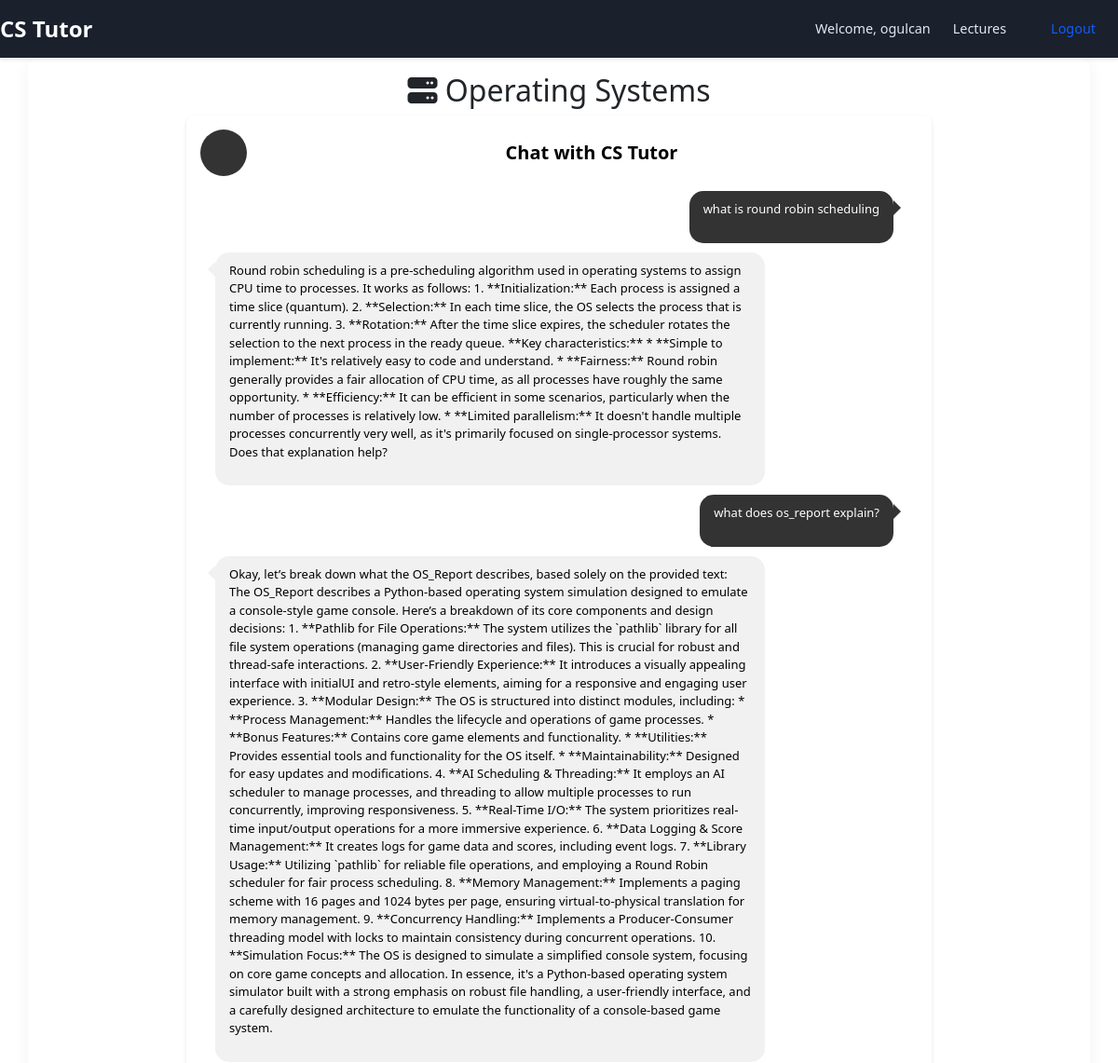
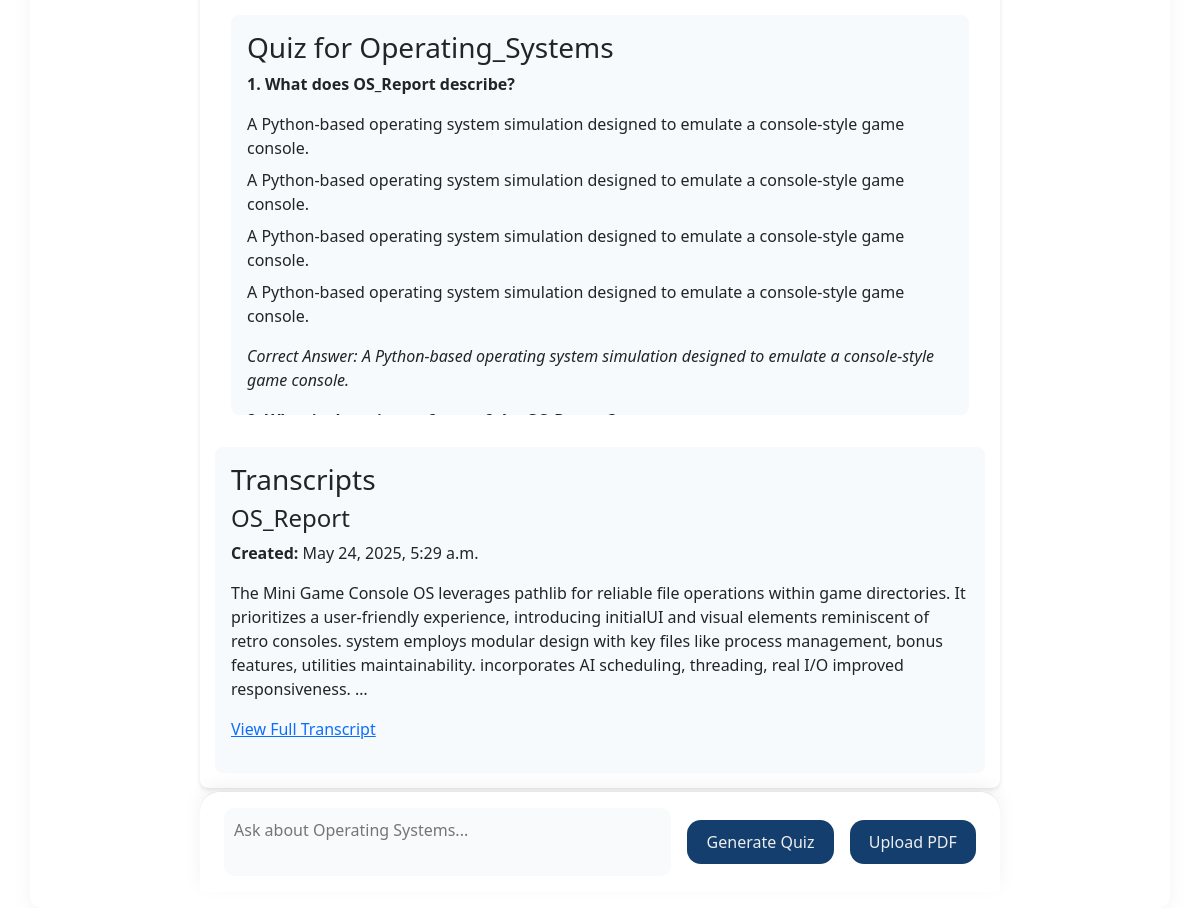
The app's page /lecture/operating_systems/ (signed in) with its own data (2 pictures, top to bottom).
### ai_model/models.py (models this page shows, shortened)
class ChatHistory(models.Model):
    user = models.ForeignKey(User, on_delete=models.CASCADE)
    lecture = models.CharField(max_length=100)
    user_input = models.TextField()
    bot_response = models.TextField()
    message_id = models.CharField(max_length=100, blank=True)
    created_at = models.DateTimeField(auto_now_add=True)
    class Meta:
        constraints = [
            models.UniqueConstraint(
                fields=['user', 'lecture', 'user_input'],
                name='unique_chat_entry'
            )
        ]

class Quiz(models.Model):
    user = models.ForeignKey(User, on_delete=models.CASCADE)
    lecture = models.CharField(max_length=100)
    question = models.TextField()
    options = models.JSONField()
    correct_answer = models.TextField()
    created_at = models.DateTimeField(auto_now_add=True)
    class Meta:
        ordering = ['created_at']

class Transcript(models.Model):
    user = models.ForeignKey(User, on_delete=models.CASCADE)
    lecture = models.CharField(max_length=100)
    title = models.CharField(max_length=255)
    transcript_text = models.TextField()
    created_at = models.DateTimeField(auto_now_add=True)
    class Meta:
        ordering = ['-created_at']

### ai_model/views.py (the view, shortened to what this page needs)
# urls.py: path('lecture/<str:lecture_name>/', views.lecture_view, name='lecture'),
@login_required
def lecture_view(request, lecture_name):
    lecture_config = {
        'algorithms_data_structures': {
            'prompt_file': 'algorithms_data_structures.txt',
            'template': 'lecture_chat.html',
            'lecture_id': 'algorithms_data_structures',
            'title': 'Algorithms and Data Structures'
        },
        'networking': {
            'prompt_file': 'networking.txt',
            'template': 'lecture_chat.html',
            'lecture_id': 'networking',
            'title': 'Networking'
        },
        'operating_systems': {
            'prompt_file': 'operating_systems.txt',
            'template': 'lecture_chat.html',
            'lecture_id': 'operating_systems',
            'title': 'Operating Systems'
        },
    }
    config = lecture_config.get(lecture_name)
    if not config:
        logger.warning(f"Invalid lecture: {lecture_name}")
        return redirect('lecture_list')
    start_time = time.time()
    cache_key = f"chat_history:{request.user.id}:{lecture_name}"
    chat_history = cache.get(cache_key)
    if chat_history is None:
        logger.info(f"Cache miss for {cache_key}, querying SQLite")
        chat_history = ChatHistory.objects.filter(
            user=request.user,
            lecture=lecture_name
        ).order_by('created_at')
        seen = {}
        deduplicated = []
        for entry in chat_history:
            key = (entry.user_id, entry.lecture, entry.user_input.lower().strip())
            if key not in seen or entry.created_at > seen[key].created_at:
                seen[key] = entry
        deduplicated = list(seen.values())
        chat_history = deduplicated
        if chat_history:
            cache.set(cache_key, chat_history, timeout=3600)
            logger.info(
                f"Cached {cache_key}, {len(chat_history)} entries, time: {time.time() - start_time:.3f}s"
            )
        else:
            logger.debug(f"Not caching empty chat history for {cache_key}")
    logger.debug(
        f"Chat history for {cache_key}: {len(chat_history)} entries, "
        f"message_ids={[entry.message_id for entry in chat_history]}"
    )
    quizzes = Quiz.objects.filter(user=request.user, lecture=lecture_name).order_by('created_at')
    transcripts = Transcript.objects.filter(user=request.user, lecture=lecture_name).order_by('-created_at')
    return render(request, config['template'], {
        "chat_history": chat_history,
        "quizzes": quizzes,
        "transcripts": transcripts,
        "lecture_name": lecture_name,
        "lecture_title": config['title'],
        "lecture_config": lecture_config,
    })

### templates/lecture_chat.html (shortened to what this page needs)
<!DOCTYPE html>
<html lang="en">
  {% load static %}
  <head>
    <link rel="stylesheet" href="{% static 'css/style.css' %}" />
    <link rel="stylesheet" href="{% static 'css/chat.css' %}" />
    <link rel="stylesheet" href="{% static 'css/lecture_chat.css' %}" />
    <link
      rel="stylesheet"
      href="https://cdnjs.cloudflare.com/ajax/libs/font-awesome/6.4.0/css/all.min.css"
    />
    <link href="https://cdn.jsdelivr.net/npm/bootstrap@5.3.0/dist/css/bootstrap.min.css" rel="stylesheet">
  </head>
  <body>
    <header>
      <nav class="navbar">
        <a href="{% url 'lecture_list' %}" class="nav-brand">CS Tutor</a>
        <div class="nav-links">
          <span>Welcome, {{ request.user.username }}</span>
          <a href="{% url 'lecture_list' %}">Lectures</a>
          <form
            method="post"
            action="{% url 'logout' %}"
            style="display: inline"
          >
            <button type="submit" class="nav-button">Logout</button>
          </form>
        </div>
      </nav>
    </header>
    <main class="container">
      <h2>
        <i
          class="fas {% if lecture_name == 'algorithms_data_structures' %}fa-code{% elif lecture_name == 'networking' %}fa-network-wired{% else %}fa-server{% endif %}"
        ></i>
        {{ lecture_title }}
      </h2>
      <div class="card-container">
        <div class="card-header">
          <div class="img-avatar"></div>
          <div class="text-chat">Chat with CS Tutor</div>
        </div>
        <div class="card-body">
          <div class="messages-container" id="chat-box">
            {% include "partials/lecture_chat.html" %}
          </div>
          <div class="transcript-container">
            <h3>Transcripts</h3>
            <ul>
              {% for transcript in transcripts %}
              <li class="transcript-item">
                <h4>{{ transcript.title }}</h4>
                <p><strong>Created:</strong> {{ transcript.created_at }}</p>
                <p>{{ transcript.transcript_text|truncatewords:50 }}</p>
                <a href="{% url 'transcript_detail' transcript.id %}">View Full Transcript</a>
              </li>
              {% empty %}
              <li class="no-transcripts">No transcripts available. <a href="#" data-bs-toggle="modal" data-bs-target="#uploadModal">Upload PDF</a></li>
              {% endfor %}
            </ul>
          </div>
        </div>
      </div>
      <div class="message-input">
        <form method="post" id="chat-form">
          <textarea
            name="question"
            id="user-question"
            placeholder="Ask about {{ lecture_title }}..."
            class="message-send"
            required
          ></textarea>
        </form>
        <button class="action-button" id="quiz-generate">Generate Quiz</button>
        <button class="action-button" data-bs-toggle="modal" data-bs-target="#uploadModal">Upload PDF</button>
      </div>
    </main>
  </body>
</html>

### templates/partials/lecture_chat.html
{% for message in chat_history %}
  {% if message.user_input %}
    <div class="message-box right" data-id="msg-{{ message.message_id|default_if_none:'unknown' }}">
      <p>{{ message.user_input }}</p>
    </div>
  {% endif %}
  {% if message.bot_response %}
    <div class="message-box left" data-id="msg-{{ message.message_id|default_if_none:'unknown' }}-response">
      <p>{{ message.bot_response }}</p>
    </div>
  {% endif %}
{% endfor %}
{% if quizzes %}
  <div class="quiz-container">
    <h3>Quiz for {{ lecture_name|title }}</h3>
    {% for quiz in quizzes %}
      <div class="quiz-question">
        <p><strong>{{ forloop.counter }}. {{ quiz.question }}</strong></p>
        <ul>
          {% for option in quiz.options %}
            <li>{{ option }}</li>
          {% endfor %}
        </ul>
        <p><em>Correct Answer: {{ quiz.correct_answer }}</em></p>
      </div>
    {% endfor %}
  </div>
{% endif %}

### static/css/style.css (style rules this page uses)
* { box-sizing: border-box; margin: 0; padding: 0; }
body { font-family: "Inter", -apple-system, BlinkMacSystemFont, "Segoe UI", Roboto, sans-serif; background-color: #f5f7fa; color: #2d3748; line-height: 1.6; }
.navbar { background-color: #1a202c; padding: 1rem 2rem; display: flex; justify-content: space-between; align-items: center; box-shadow: 0 2px 4px rgba(0, 0, 0, 0.1); }
.nav-brand { color: #ffffff; font-size: 1.5rem; font-weight: 700; text-decoration: none; }
.nav-links { display: flex; align-items: center; gap: 1.5rem; }
.nav-links span { color: #e2e8f0; font-size: 0.9rem; }
.nav-links a { color: #e2e8f0; text-decoration: none; font-weight: 500; font-size: 0.9rem; }
.nav-button { background: none; border: none; color: #115dfc; cursor: pointer; font-weight: 500; font-size: 0.9rem; }
.container { max-width: 900px; margin: 2rem auto; padding: 2rem; background-color: #ffffff; border-radius: 12px; box-shadow: 0 4px 20px rgba(0, 0, 0, 0.05); }
h2 { font-size: 2rem; color: #2d3748; text-align: center; margin-bottom: 1.5rem; }
button { padding: 0.75rem 1.5rem; background-color: #115dfc; color: #ffffff; border: none; border-radius: 6px; cursor: pointer; font-size: 1rem; transition: background-color 0.2s; }

### static/css/chat.css (style rules this page uses)
.card-container { background-color: #fff; border-radius: 10px; padding: 15px; margin: 20px auto; display: flex; flex-direction: column; width: 100%; max-width: 100%; }
.card-header { display: flex; align-items: center; padding-bottom: 10px; border-bottom: 1px solid #ccc; }
.card-header .img-avatar { width: 50px; height: 50px; border-radius: 50%; margin-right: 20px; background-color: #333; }
.card-header .text-chat { color: black; margin: 0; font-size: 20px; }
.card-body { flex: 1; overflow-y: auto; }
.messages-container { padding: 15px; }
.message-box { padding: 10px 15px; margin-bottom: 10px; border-radius: 15px; max-width: 80%; width: fit-content; position: relative; font-size: 13px; }
.message-box.left { background-color: #f1f1f1; color: black; margin-right: 20px; }
.message-box.left::before { content: ''; position: absolute; left: -8px; top: 10px; border-right: 8px solid #f1f1f1; border-top: 8px solid transparent; border-bottom: 8px solid transparent; }
.message-box.right { background-color: #333; color: #fff; margin-left: auto; margin-right: 10px; }
.message-box.right::before { content: ''; position: absolute; right: -8px; top: 10px; border-left: 8px solid #333; border-top: 8px solid transparent; border-bottom: 8px solid transparent; }
.message-input { padding: 5px; border-top: 1px solid #ccc; }
.message-input .message-send { width: 100%; padding: 10px; border: none; border-radius: 10px; resize: none; }

### records on screen
ChatHistory: user_input "what is round robin scheduling", bot_response "Round robin scheduling is a pre-scheduling algorithm used in operating systems to assign CPU time to processes. It works as follows: 1. **Initialization:** Each process is assigned a time slice (quantum). 2. **Selection:** In each time slice, the OS selects the process that is currently running. 3. **Rotation:** After the time slice expires, the scheduler rotates the selection to the next process in the ready queue. **Key characteristics:** * **Simple to implement:** It's relatively easy to code and understand. * **Fairness:** Round robin generally provides a fair allocation of CPU time, as all processes have roughly the same opportunity. * **Efficiency:** It can be efficient in some…"
ChatHistory: user_input "what does os_report explain?", bot_response "Okay, let’s break down what the OS_Report describes, based solely on the provided text: The OS_Report describes a Python-based operating system simulation designed to emulate a console-style game console. Here’s a breakdown of its core components and design decisions: 1. **Pathlib for File Operations:** The system utilizes the `pathlib` library for all file system operations (managing game directories and files). This is crucial for robust and thread-safe interactions. 2. **User-Friendly Experience:** It introduces a visually appealing interface with initialUI and retro-style elements, aiming for a responsive and engaging user experience. 3. **Modular Design:** The OS is structured into…"
Quiz: question "What does OS_Report describe?", options "A Python-based operating system simulation designed to emulate a console-style game console." "A Python-based operating system simulation designed to emulate a console-style game console." "A Python-based operating system simulation designed to emulate a console-style game console." "A Python-based operating system simulation designed to emulate a console-style game console.", correct_answer "A Python-based operating system simulation designed to emulate a console-style game console."

### other values on screen
{{ request.user.username }} "ogulcan"
{{ lecture_title }} "Operating Systems"
{{ lecture_name|title }} "Operating_Systems"
